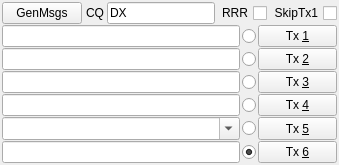
                   <widget class="QWidget" name="tab">
                    <property name="sizePolicy">
                     <sizepolicy hsizetype="Expanding" vsizetype="Preferred">
                      <horstretch>1</horstretch>
                      <verstretch>0</verstretch>
                     </sizepolicy>
                    </property>
                    <attribute name="title">
                     <string>1</string>
                    </attribute>
                    <layout class="QGridLayout" name="gridLayout_15">
                     <property name="leftMargin">
                      <number>2</number>
                     </property>
                     <property name="topMargin">
                      <number>2</number>
                     </property>
                     <property name="rightMargin">
                      <number>2</number>
                     </property>
                     <property name="bottomMargin">
                      <number>2</number>
                     </property>
                     <item row="0" column="0">
                      <layout class="QVBoxLayout" name="verticalLayout_10">
                       <property name="spacing">
                        <number>1</number>
                       </property>
                       <item>
                        <layout class="QHBoxLayout" name="horizontalLayout_3">
                         <property name="spacing">
                          <number>1</number>
                         </property>
                         <item>
                          <widget class="QPushButton" name="genStdMsgsPushButton">
                           <property name="sizePolicy">
                            <sizepolicy hsizetype="Minimum" vsizetype="Preferred">
                             <horstretch>0</horstretch>
                             <verstretch>0</verstretch>
                            </sizepolicy>
                           </property>
                           <property name="minimumSize">
                            <size>
                             <width>0</width>
                             <height>0</height>
                            </size>
                           </property>
                           <property name="toolTip">
                            <string>Generate standard messages for minimal QSO</string>
                           </property>
                           <property name="text">
                            <string>GenMsgs</string>
                           </property>
                          </widget>
                         </item>
                         <item>
                          <spacer name="horizontalSpacer_4">
                           <property name="orientation">
                            <enum>Qt::Horizontal</enum>
                           </property>
                           <property name="sizeType">
                            <enum>QSizePolicy::Fixed</enum>
                           </property>
                           <property name="sizeHint" stdset="0">
                            <size>
                             <width>3</width>
                             <height>3</height>
                            </size>
                           </property>
                          </spacer>
                         </item>
                         <item>
                          <widget class="QLabel" name="label_8">
                           <property name="sizePolicy">
                            <sizepolicy hsizetype="Fixed" vsizetype="Preferred">
                             <horstretch>0</horstretch>
                             <verstretch>0</verstretch>
                            </sizepolicy>
                           </property>
                           <property name="text">
                            <string>CQ</string>
                           </property>
                          </widget>
                         </item>
                         <item>
                          <spacer name="horizontalSpacer_6">
                           <property name="orientation">
                            <enum>Qt::Horizontal</enum>
                           </property>
                           <property name="sizeType">
                            <enum>QSizePolicy::Fixed</enum>
                           </property>
                           <property name="sizeHint" stdset="0">
                            <size>
                             <width>2</width>
                             <height>2</height>
                            </size>
                           </property>
                          </spacer>
                         </item>
                         <item>
                          <widget class="QLineEdit" name="direction1LineEdit">
                           <property name="sizePolicy">
                            <sizepolicy hsizetype="Expanding" vsizetype="Preferred">
                             <horstretch>0</horstretch>
                             <verstretch>0</verstretch>
                            </sizepolicy>
                           </property>
                           <property name="minimumSize">
                            <size>
                             <width>30</width>
                             <height>0</height>
                            </size>
                           </property>
                           <property name="maximumSize">
                            <size>
                             <width>16777215</width>
                             <height>42</height>
                            </size>
                           </property>
                           <property name="sizeIncrement">
                            <size>
                             <width>0</width>
                             <height>0</height>
                            </size>
                           </property>
                           <property name="toolTip">
                            <string>&lt;html&gt;&lt;head/&gt;&lt;body&gt;&lt;p&gt;Directional CQ, range from AA to ZZ is being supported.&lt;/p&gt;&lt;/body&gt;&lt;/html&gt;</string>
                           </property>
                           <property name="text">
                            <string>DX</string>
                           </property>
                          </widget>
                         </item>
                         <item>
                          <widget class="QCheckBox" name="rrr1CheckBox">
                           <property name="sizePolicy">
                            <sizepolicy hsizetype="Fixed" vsizetype="Preferred">
                             <horstretch>0</horstretch>
                             <verstretch>0</verstretch>
                            </sizepolicy>
                           </property>
                           <property name="toolTip">
                            <string>Check to generate 'RRR' message, uncheck to generate 'RR73'</string>
                           </property>
                           <property name="layoutDirection">
                            <enum>Qt::RightToLeft</enum>
                           </property>
                           <property name="text">
                            <string>RRR</string>
                           </property>
                          </widget>
                         </item>
                         <item>
                          <widget class="QCheckBox" name="skipTx1">
                           <property name="sizePolicy">
                            <sizepolicy hsizetype="Fixed" vsizetype="Preferred">
                             <horstretch>0</horstretch>
                             <verstretch>0</verstretch>
                            </sizepolicy>
                           </property>
                           <property name="toolTip">
                            <string>&lt;html&gt;&lt;head/&gt;&lt;body&gt;&lt;p&gt;Skip transmitting message with QTH Grid locator&lt;/p&gt;&lt;/body&gt;&lt;/html&gt;</string>
                           </property>
                           <property name="layoutDirection">
                            <enum>Qt::RightToLeft</enum>
                           </property>
                           <property name="text">
                            <string>SkipTx1</string>
                           </property>
                          </widget>
                         </item>
                        </layout>
                       </item>
                       <item>
                        <layout class="QHBoxLayout" name="horizontalLayout_14">
                         <property name="spacing">
                          <number>2</number>
                         </property>
                         <item>
                          <widget class="QLineEdit" name="tx1">
                           <property name="sizePolicy">
                            <sizepolicy hsizetype="Expanding" vsizetype="Preferred">
                             <horstretch>3</horstretch>
                             <verstretch>0</verstretch>
                            </sizepolicy>
                           </property>
                           <property name="maximumSize">
                            <size>
                             <width>16777215</width>
                             <height>42</height>
                            </size>
                           </property>
                           <property name="sizeIncrement">
                            <size>
                             <width>0</width>
                             <height>0</height>
                            </size>
                           </property>
                           <property name="text">
                            <string/>
                           </property>
                          </widget>
                         </item>
                         <item>
                          <widget class="QRadioButton" name="txrb1">
                           <property name="sizePolicy">
                            <sizepolicy hsizetype="Minimum" vsizetype="Preferred">
                             <horstretch>0</horstretch>
                             <verstretch>0</verstretch>
                            </sizepolicy>
                           </property>
                           <property name="toolTip">
                            <string>Send this message in next Tx interval</string>
                           </property>
                           <property name="text">
                            <string/>
                           </property>
                           <property name="shortcut">
                            <string>Ctrl+1</string>
                           </property>
                           <property name="checked">
                            <bool>false</bool>
                           </property>
                           <attribute name="buttonGroup">
                            <string notr="true">buttonGroup</string>
                           </attribute>
                          </widget>
                         </item>
                         <item>
                          <widget class="QPushButton" name="txb1">
                           <property name="sizePolicy">
                            <sizepolicy hsizetype="Minimum" vsizetype="Preferred">
                             <horstretch>1</horstretch>
                             <verstretch>0</verstretch>
                            </sizepolicy>
                           </property>
                           <property name="minimumSize">
                            <size>
                             <width>55</width>
                             <height>0</height>
                            </size>
                           </property>
                           <property name="toolTip">
                            <string>Switch to this Tx message NOW</string>
                           </property>
                           <property name="layoutDirection">
                            <enum>Qt::LeftToRight</enum>
                           </property>
                           <property name="text">
                            <string>Tx &amp;1</string>
                           </property>
                           <property name="shortcut">
                            <string>Alt+1</string>
                           </property>
                          </widget>
                         </item>
                        </layout>
                       </item>
                       <item>
                        <layout class="QHBoxLayout" name="horizontalLayout_15">
                         <property name="spacing">
                          <number>2</number>
                         </property>
                         <item>
                          <widget class="QLineEdit" name="tx2">
                           <property name="sizePolicy">
                            <sizepolicy hsizetype="Expanding" vsizetype="Preferred">
                             <horstretch>3</horstretch>
                             <verstretch>0</verstretch>
                            </sizepolicy>
                           </property>
                           <property name="maximumSize">
                            <size>
                             <width>16777215</width>
                             <height>42</height>
                            </size>
                           </property>
                           <property name="sizeIncrement">
                            <size>
                             <width>0</width>
                             <height>0</height>
                            </size>
                           </property>
                          </widget>
                         </item>
                         <item>
                          <widget class="QRadioButton" name="txrb2">
                           <property name="sizePolicy">
                            <sizepolicy hsizetype="Minimum" vsizetype="Preferred">
                             <horstretch>0</horstretch>
                             <verstretch>0</verstretch>
                            </sizepolicy>
                           </property>
                           <property name="toolTip">
                            <string>Send this message in next Tx interval</string>
                           </property>
                           <property name="text">
                            <string/>
                           </property>
                           <property name="shortcut">
                            <string>Ctrl+2</string>
                           </property>
                           <attribute name="buttonGroup">
                            <string notr="true">buttonGroup</string>
                           </attribute>
                          </widget>
                         </item>
                         <item>
                          <widget class="QPushButton" name="txb2">
                           <property name="sizePolicy">
                            <sizepolicy hsizetype="Minimum" vsizetype="Preferred">
                             <horstretch>1</horstretch>
                             <verstretch>0</verstretch>
                            </sizepolicy>
                           </property>
                           <property name="minimumSize">
                            <size>
                             <width>55</width>
                             <height>0</height>
                            </size>
                           </property>
                           <property name="toolTip">
                            <string>Switch to this Tx message NOW</string>
                           </property>
                           <property name="text">
                            <string>Tx &amp;2</string>
                           </property>
                           <property name="shortcut">
                            <string>Alt+2</string>
                           </property>
                          </widget>
                         </item>
                        </layout>
                       </item>
                       <item>
                        <layout class="QHBoxLayout" name="horizontalLayout_16">
                         <property name="spacing">
                          <number>2</number>
                         </property>
                         <item>
                          <widget class="QLineEdit" name="tx3">
                           <property name="sizePolicy">
                            <sizepolicy hsizetype="Expanding" vsizetype="Preferred">
                             <horstretch>3</horstretch>
                             <verstretch>0</verstretch>
                            </sizepolicy>
                           </property>
                           <property name="maximumSize">
                            <size>
                             <width>16777215</width>
                             <height>42</height>
                            </size>
                           </property>
                          </widget>
                         </item>
                         <item>
                          <widget class="QRadioButton" name="txrb3">
                           <property name="sizePolicy">
                            <sizepolicy hsizetype="Minimum" vsizetype="Preferred">
                             <horstretch>0</horstretch>
                             <verstretch>0</verstretch>
                            </sizepolicy>
                           </property>
                           <property name="toolTip">
                            <string>Send this message in next Tx interval</string>
                           </property>
                           <property name="text">
                            <string/>
                           </property>
                           <property name="shortcut">
                            <string>Ctrl+3</string>
                           </property>
                           <attribute name="buttonGroup">
                            <string notr="true">buttonGroup</string>
                           </attribute>
                          </widget>
                         </item>
                         <item>
                          <widget class="QPushButton" name="txb3">
                           <property name="sizePolicy">
                            <sizepolicy hsizetype="Minimum" vsizetype="Preferred">
                             <horstretch>1</horstretch>
                             <verstretch>0</verstretch>
                            </sizepolicy>
                           </property>
                           <property name="minimumSize">
                            <size>
                             <width>55</width>
                             <height>0</height>
                            </size>
                           </property>
                           <property name="toolTip">
                            <string>Switch to this Tx message NOW</string>
                           </property>
                           <property name="text">
                            <string>Tx &amp;3</string>
                           </property>
                           <property name="shortcut">
                            <string>Alt+3</string>
                           </property>
                          </widget>
                         </item>
                        </layout>
                       </item>
                       <item>
                        <layout class="QHBoxLayout" name="horizontalLayout_17">
                         <property name="spacing">
                          <number>2</number>
                         </property>
                         <item>
                          <widget class="QLineEdit" name="tx4">
                           <property name="sizePolicy">
                            <sizepolicy hsizetype="Expanding" vsizetype="Preferred">
                             <horstretch>3</horstretch>
                             <verstretch>0</verstretch>
                            </sizepolicy>
                           </property>
                           <property name="maximumSize">
                            <size>
                             <width>16777215</width>
                             <height>42</height>
                            </size>
                           </property>
                          </widget>
                         </item>
                         <item>
                          <widget class="QRadioButton" name="txrb4">
                           <property name="sizePolicy">
                            <sizepolicy hsizetype="Minimum" vsizetype="Preferred">
                             <horstretch>0</horstretch>
                             <verstretch>0</verstretch>
                            </sizepolicy>
                           </property>
                           <property name="toolTip">
                            <string>Send this message in next Tx interval</string>
                           </property>
                           <property name="text">
                            <string/>
                           </property>
                           <property name="shortcut">
                            <string>Ctrl+4</string>
                           </property>
                           <attribute name="buttonGroup">
                            <string notr="true">buttonGroup</string>
                           </attribute>
                          </widget>
                         </item>
                         <item>
                          <widget class="QPushButton" name="txb4">
                           <property name="sizePolicy">
                            <sizepolicy hsizetype="Minimum" vsizetype="Preferred">
                             <horstretch>1</horstretch>
                             <verstretch>0</verstretch>
                            </sizepolicy>
                           </property>
                           <property name="minimumSize">
                            <size>
                             <width>55</width>
                             <height>0</height>
                            </size>
                           </property>
                           <property name="toolTip">
                            <string>Switch to this Tx message NOW</string>
                           </property>
                           <property name="text">
                            <string>Tx &amp;4</string>
                           </property>
                           <property name="shortcut">
                            <string>Alt+4</string>
                           </property>
                          </widget>
                         </item>
                        </layout>
                       </item>
                       <item>
                        <layout class="QHBoxLayout" name="horizontalLayout_18">
                         <property name="spacing">
                          <number>2</number>
                         </property>
                         <item>
                          <widget class="QComboBox" name="tx5">
                           <property name="sizePolicy">
                            <sizepolicy hsizetype="Expanding" vsizetype="Preferred">
                             <horstretch>3</horstretch>
                             <verstretch>0</verstretch>
                            </sizepolicy>
                           </property>
                           <property name="minimumSize">
                            <size>
                             <width>0</width>
                             <height>23</height>
                            </size>
                           </property>
                           <property name="maximumSize">
                            <size>
                             <width>16777215</width>
                             <height>42</height>
                            </size>
                           </property>
                           <property name="toolTip">
                            <string>Enter a free text message (maximum 13 characters)
or select a predefined macro from the dropdown list.
Press ENTER to add the current text to the predefined
list. The list can be maintained in Settings (F2).</string>
                           </property>
                           <property name="editable">
                            <bool>true</bool>
                           </property>
                           <property name="insertPolicy">
                            <enum>QComboBox::InsertAtBottom</enum>
                           </property>
                          </widget>
                         </item>
                         <item>
                          <widget class="QRadioButton" name="txrb5">
                           <property name="sizePolicy">
                            <sizepolicy hsizetype="Minimum" vsizetype="Preferred">
                             <horstretch>0</horstretch>
                             <verstretch>0</verstretch>
                            </sizepolicy>
                           </property>
                           <property name="toolTip">
                            <string>Send this message in next Tx interval</string>
                           </property>
                           <property name="text">
                            <string/>
                           </property>
                           <property name="shortcut">
                            <string>Ctrl+5</string>
                           </property>
                           <attribute name="buttonGroup">
                            <string notr="true">buttonGroup</string>
                           </attribute>
                          </widget>
                         </item>
                         <item>
                          <widget class="QPushButton" name="txb5">
                           <property name="sizePolicy">
                            <sizepolicy hsizetype="Minimum" vsizetype="Preferred">
                             <horstretch>1</horstretch>
                             <verstretch>0</verstretch>
                            </sizepolicy>
                           </property>
                           <property name="minimumSize">
                            <size>
                             <width>55</width>
                             <height>0</height>
                            </size>
                           </property>
                           <property name="toolTip">
                            <string>Switch to this Tx message NOW</string>
                           </property>
                           <property name="text">
                            <string>Tx &amp;5</string>
                           </property>
                           <property name="shortcut">
                            <string>Alt+5</string>
                           </property>
                          </widget>
                         </item>
                        </layout>
                       </item>
                       <item>
                        <layout class="QHBoxLayout" name="horizontalLayout_19">
                         <property name="spacing">
                          <number>2</number>
                         </property>
                         <item>
                          <widget class="QLineEdit" name="tx6">
                           <property name="sizePolicy">
                            <sizepolicy hsizetype="Expanding" vsizetype="Preferred">
                             <horstretch>3</horstretch>
                             <verstretch>0</verstretch>
                            </sizepolicy>
                           </property>
                           <property name="maximumSize">
                            <size>
                             <width>16777215</width>
                             <height>42</height>
                            </size>
                           </property>
                           <property name="text">
                            <string/>
                           </property>
                          </widget>
                         </item>
                         <item>
                          <widget class="QRadioButton" name="txrb6">
                           <property name="sizePolicy">
                            <sizepolicy hsizetype="Minimum" vsizetype="Preferred">
                             <horstretch>0</horstretch>
                             <verstretch>0</verstretch>
                            </sizepolicy>
                           </property>
                           <property name="toolTip">
                            <string>Send this message in next Tx interval</string>
                           </property>
                           <property name="text">
                            <string/>
                           </property>
                           <property name="shortcut">
                            <string>Ctrl+6</string>
                           </property>
                           <property name="checked">
                            <bool>true</bool>
                           </property>
                           <attribute name="buttonGroup">
                            <string notr="true">buttonGroup</string>
                           </attribute>
                          </widget>
                         </item>
                         <item>
                          <widget class="QPushButton" name="txb6">
                           <property name="sizePolicy">
                            <sizepolicy hsizetype="Minimum" vsizetype="Preferred">
                             <horstretch>1</horstretch>
                             <verstretch>0</verstretch>
                            </sizepolicy>
                           </property>
                           <property name="minimumSize">
                            <size>
                             <width>55</width>
                             <height>0</height>
                            </size>
                           </property>
                           <property name="toolTip">
                            <string>Switch to this Tx message NOW</string>
                           </property>
                           <property name="text">
                            <string>Tx &amp;6</string>
                           </property>
                           <property name="shortcut">
                            <string>Alt+6</string>
                           </property>
                          </widget>
                         </item>
                        </layout>
                       </item>
                      </layout>
                     </item>
                    </layout>
                   </widget>
